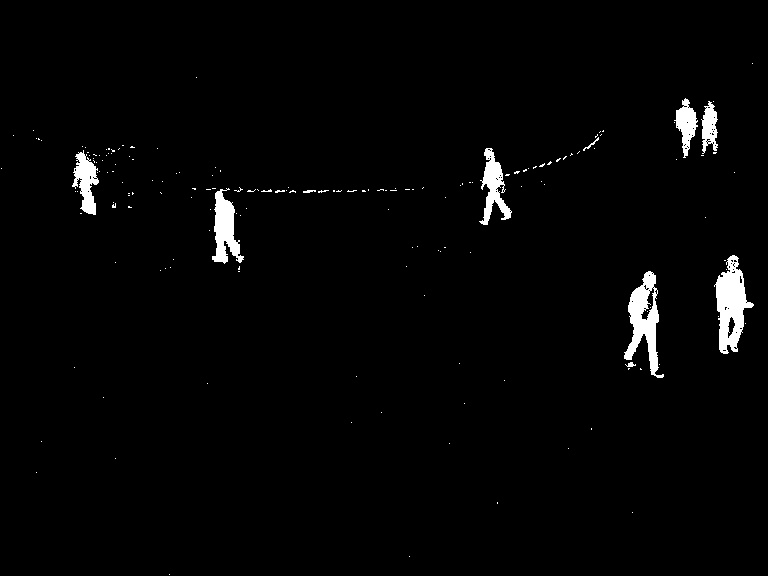
#> input picture people.jpg, 768 x 576 px
$ jupyter execute bbox.ipynb   (shell and % lines are left out)
#> lines starting #> are read from the running program, lines starting #| are printed output that depends on the picture; after the words box and inside, x2 and y2 are one past the last pixel; in counts of white or black regions, pixels touching at a corner belong together
[cell 1]
import cv2 as cv
import numpy as np

[cell 2]
import matplotlib.pyplot as plt

import matplotlib as mpl
mpl.rcParams['figure.figsize'] = (30, 8)

[cell 3]
# image_path = './stuff.jpg'
image_path = './people.jpg'

[cell 4]
src = cv.imread(image_path)
#> src is the input picture: shape (576, 768, 3); min 0, max 255, mean 5.2

[cell 5]
src.shape
#> Out = (576, 768, 3)

[cell 6]
plt.imshow(src);

[cell 7]
# cv.blur?

[cell 8]
# Convert image to gray and blur it
src_gray = cv.cvtColor(src, cv.COLOR_BGR2GRAY)
kernel_size = 3
src_gray = cv.blur(src_gray, (kernel_size, kernel_size))
src_gray.shape
#> Out = (576, 768)

[cell 9]
plt.imshow(src_gray, cmap='gray');

[cell 10]
# cv.Canny?

[cell 11]
# threshold = 500
threshold = 50

canny_output = cv.Canny(src_gray, threshold, threshold * 2)
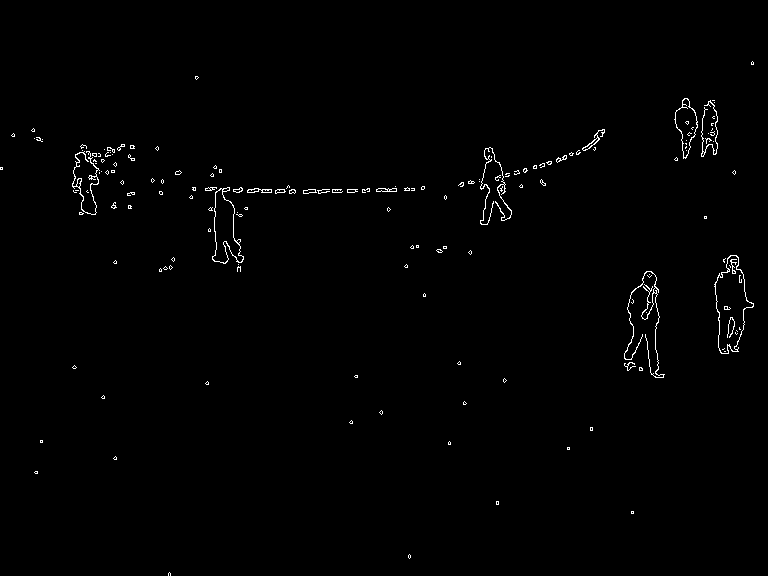
#> canny_output: shape (576, 768); 0.82% white in thin lines or dots, all inside (x1, y1, x2, y2) = (0, 61, 754, 576)
plt.imshow(canny_output, cmap='gray');

[cell 12]
# cv.findContours?

[cell 13]
contours, hierarchy = cv.findContours(canny_output, cv.RETR_TREE, cv.CHAIN_APPROX_SIMPLE)
#> contours = 277 contours, 250 with area under 20; largest, box (x1, y1, x2, y2) and area: (714, 255, 754, 354) 2198, (715, 255, 754, 354) 2152, (212, 187, 244, 264) 1287, (212, 188, 244, 264) 1222, (674, 98, 698, 159) 730

[cell 14]
len(contours)
#> Out = 277

[cell 15]
contour = contours[5]
#> contour = [[496, 501], [496, 504], [498, 504], [498, 501]]
contour.shape
#> Out = (4, 1, 2)

[cell 16]
# cv.approxPolyDP?

[cell 17]
epsilon = 3
contour_poly = cv.approxPolyDP(contour, epsilon, True)
#> contour_poly = [[496, 501], [498, 504]]
contour_poly.shape
#> Out = (2, 1, 2)

[cell 18]
# cv.boundingRect?

[cell 19]
bbox = cv.boundingRect(contour_poly)
#> bbox = (496, 501, 3, 4)
x, y, width, height = bbox
#> x = 496; y = 501; width = 3; height = 4

[cell 20]
# cv.rectangle?

[cell 21]
color = 200
line_width = 5
detection_image = canny_output.copy()
cv.rectangle(detection_image, (x, y), (x + width, y + height), color, line_width);
#> detection_image: shape (576, 768); 0.02% of pixels changed, all inside (x1, y1, x2, y2) = (493, 498, 503, 509)
plt.imshow(detection_image, cmap='gray');

[cell 22]
min_size = 15
epsilon = 3

bboxes = []

for contour in contours:
    contour_poly = cv.approxPolyDP(contour, epsilon, True)
    bbox = cv.boundingRect(contour_poly)
    _, _, w, h = bbox
    if w > min_size and h > min_size:
        bboxes.append(bbox)
#> this loop made 277 passes
#> (contour_poly, bbox, w, h) on passes 1 to 3: ([[169, 572], [170, 575]], (169, 572, 2, 4), 2, 4), ([[409, 554], [409, 558]], (409, 554, 1, 5), 1, 5), ([[409, 554], [409, 558]], (409, 554, 1, 5), 1, 5)
#> after the loop, bboxes = [(624, 271, 41, 107), (714, 255, 40, 99), (715, 255, 39, 99), (212, 187, 30, 76), (212, 188, 29, 76), (72, 151, 28, 64), (480, 147, 32, 78), (582, 129, 23, 21), (701, 100, 17, 57), (674, 98, 24, 61), (675, 98, 23, 60)]
len(bboxes)
#> Out = 11

[cell 23]
color = 200
line_width = 5
detection_image = canny_output.copy()

for bbox in bboxes:
    x, y, w, h = bbox
    cv.rectangle(detection_image, (x, y), (x + w, y + h), color, line_width);
#> this loop made 11 passes
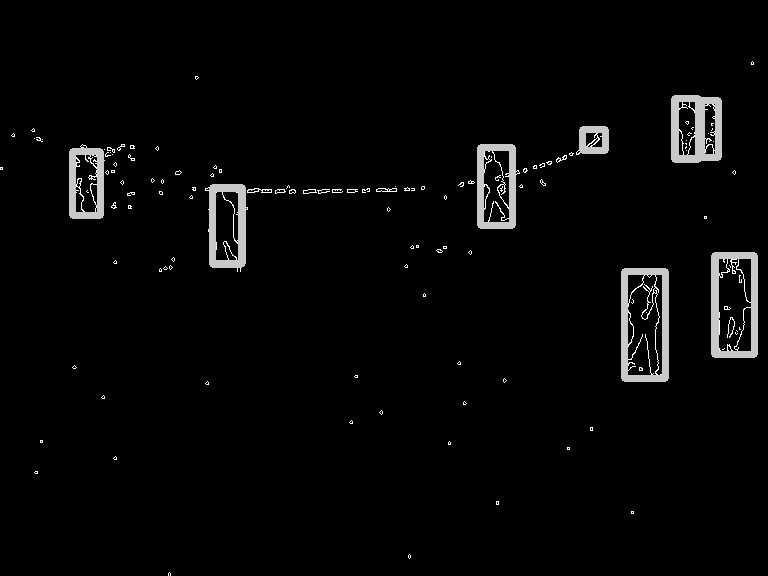
#> detection_image: shape (576, 768); 2.5% of pixels changed, all inside (x1, y1, x2, y2) = (69, 95, 758, 382)

plt.imshow(detection_image, cmap='gray');

[cell 24]
def copy_region(img, bbox):
    x, y, w, h = bbox

    region = img[y:y+h, x:x+w].copy()
    return region

[cell 25]
# bbox = bboxes[0]
bbox = bboxes[10]
#> bbox = (675, 98, 23, 60)

[cell 26]
region = copy_region(canny_output, bbox)
#> in copy_region, `x, y, w, h = bbox`: x = 675; y = 98; w = 23; h = 60
#> in copy_region, `region = img[y:y+h, x:x+w].copy()`:
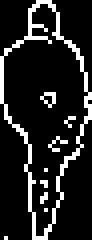
#> region: shape (60, 23) (shown 4 times larger); 13.6% white in thin lines or dots
plt.imshow(region, cmap='gray');
region.shape
#> Out = (60, 23)

[cell 27]
region = copy_region(src_gray, bbox)
#> call 2 of copy_region, with bbox = (675, 98, 23, 60)
#> in copy_region (call 2), `region = img[y:y+h, x:x+w].copy()`:
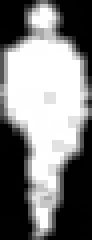
#> region: shape (60, 23) (shown 4 times larger); min 0, max 255, mean 127.8
plt.imshow(region, cmap='gray');
region.shape
#> Out = (60, 23)

[cell 28]
xres = 32
yres = 64

[cell 29]
# cv.resize?

[cell 30]
resized = cv.resize(region, (xres, yres), interpolation = cv.INTER_AREA)
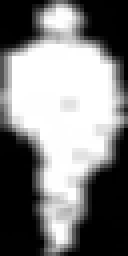
#> resized: shape (64, 32) (shown 4 times larger); min 0, max 255, mean 127.8
plt.imshow(resized, cmap='gray');
resized.shape
